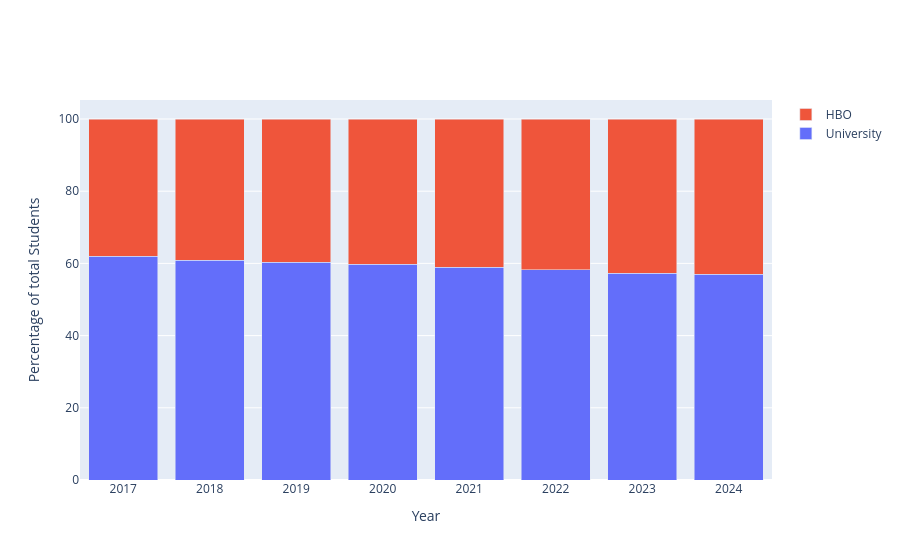

The notebook cell this image was saved under:
### Markdown cell above
#### Growth of a Highly Educated Workforce
The increase in student enrollment at Dutch universities, including the growing number of international students, indicates that higher education in the Netherlands has become more attractive to a broader and more diverse group. This trend can have positive societal effects, such as the growth of a highly educated workforce and enhanced international collaboration. The upward trend in the number of international students at Dutch universities, as shown in Figure 2, highlights this development. The percentage of international students has increased significantly between 2017 and 2024, indicating a growing attractiveness of Dutch higher education to students from abroad. This growth directly contributes to a larger and more diverse influx of university-educated individuals into the Dutch labor market.

A larger student population leads to more graduates with university-level qualifications, directly contributing to a more skilled labor market. International students play a key role in this development. According to research by Nuffic (2023), approximately one in four international students still resides and works in the Netherlands five years after graduation. These graduates help strengthen the country’s knowledge economy and innovation capacity (SEO Economic Research, 2019).

### Code cell
student_realisatie



totaal_wo = [student_realisatie[(student_realisatie['jaar'] == jaar) & (student_realisatie['soort_ho'] == 'wo')]['ingeschrevenen_HO'].sum() / Totaal[jaar] * 100 for jaar in jaren2]
totaal_hbo = [student_realisatie[(student_realisatie['jaar'] == jaar) & (student_realisatie['soort_ho'] == 'hbo')]['ingeschrevenen_HO'].sum() / Totaal[jaar] * 100 for jaar in jaren2]

fig3 = go.Figure([
    go.Bar(y=totaal_hbo, x=jaren2, name='University'),
    go.Bar(y=totaal_wo, x=jaren2, name='HBO')
])

fig3.update_layout(barmode='stack', height=600, xaxis_title="Year",
    yaxis_title="Percentage of total Students")
fig3.show()

### Figure 1 — Plotly figure (JSON) as saved in the notebook; plotly's stock layout.template omitted (floating-point values rounded to 4 significant figures)
{"data": [{"name": "University", "type": "bar", "x": [2017, 2018, 2019, 2020, 2021, 2022, 2023, 2024], "y": [61.92, 60.86, 60.28, 59.74, 58.9, 58.19, 57.34, 56.93]}, {"name": "HBO", "type": "bar", "x": [2017, 2018, 2019, 2020, 2021, 2022, 2023, 2024], "y": [38.08, 39.14, 39.72, 40.26, 41.1, 41.81, 42.66, 43.07]}], "layout": {"autosize": true, "barmode": "stack", "xaxis": {"autorange": true, "range": [2016.0, 2024.0], "title": {"text": "Year"}, "type": "linear"}, "yaxis": {"autorange": true, "range": [0, 105.3], "title": {"text": "Percentage of total Students"}, "type": "linear"}}}
